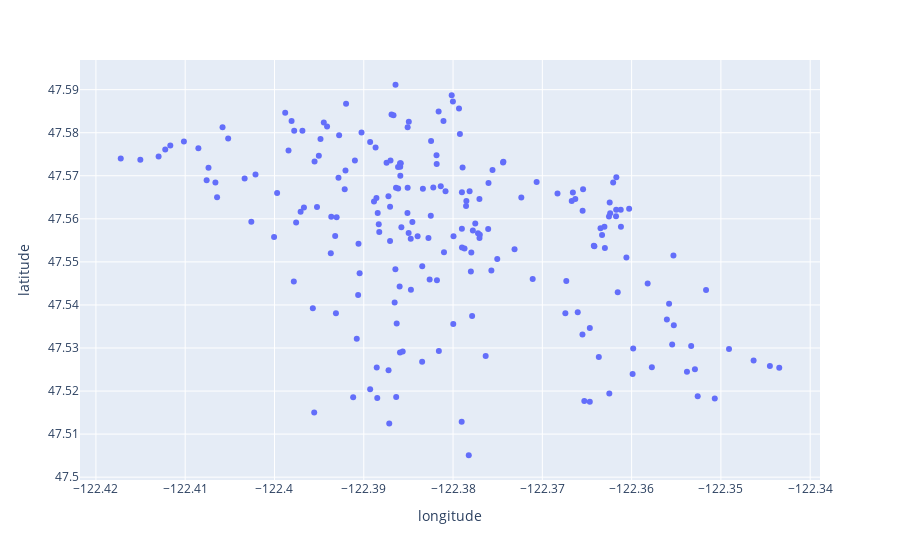

Notebook code cell kept with this figure:
### Code cell
sur = true_location[((true_location["latitude"]<47.60)&(true_location["longitude"]<-122.34))]
sur.plot.scatter("longitude", "latitude", s=1, c="available")

### Figure 1 — Plotly figure (JSON) as saved in the notebook; plotly's stock layout.template omitted (floating-point values rounded to 4 significant figures; data arrays with more than 128 entries replaced by an {"elided": "..."} marker saying what was removed)
{"data": [{"hovertemplate": "longitude=%{x}<br>latitude=%{y}<extra></extra>", "legendgroup": "", "marker": {"color": "#636efa", "symbol": "circle"}, "mode": "markers", "name": "", "orientation": "v", "showlegend": false, "type": "scatter", "x": {"elided": "202 float values"}, "xaxis": "x", "y": {"elided": "202 float values"}, "yaxis": "y"}], "layout": {"legend": {"tracegroupgap": 0}, "margin": {"t": 60}, "xaxis": {"anchor": "y", "domain": [0, 1], "title": {"text": "longitude"}}, "yaxis": {"anchor": "x", "domain": [0, 1], "title": {"text": "latitude"}}}}
